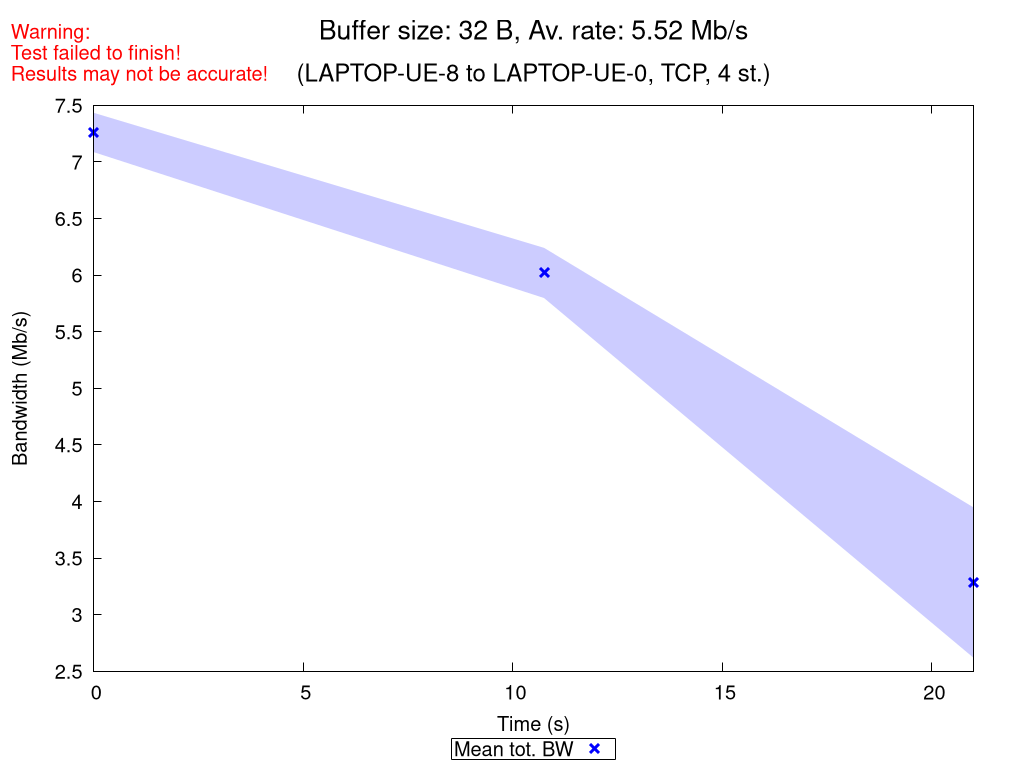

Here is the gnuplot script that generated this plot:
set terminal pngcairo nocrop enhanced size 1024,768 font "Verdana,15"
set output "TCP_4_st_2020_10_29_09-20-45_two2one_00032B.png"

set title "{/=20 Buffer size: 32 B, Av. rate: 5.52 Mb/s}\n\n{/=18 (LAPTOP-UE-8 to LAPTOP-UE-0, TCP, 4 st.)}"
set label "Warning:\nTest failed to finish!\nResults may not be accurate!" at screen 0.01, screen 0.96 tc rgb "red"

set xlabel "Time (s)"
set ylabel "Bandwidth (Mb/s)"
set ytics nomirror
set key bmargin center horizontal box samplen 1 width -1
set bmargin 4.6
set rmargin 4.5

rf = 1000000.0  # rate factor
set style fill transparent solid 0.2 noborder
set autoscale xfix
plot "TCP_4_st_2020_10_29_09-20-45_two2one_00032B_iperf_processed.dat" using 1:($2/rf-$3/rf):($2/rf+$3/rf) with filledcurves lc rgb "blue" notitle, \
     "" using 1:($2/rf) with points pt 2 ps 1.5 lw 3 lc rgb "blue" title "Mean tot. BW", \
